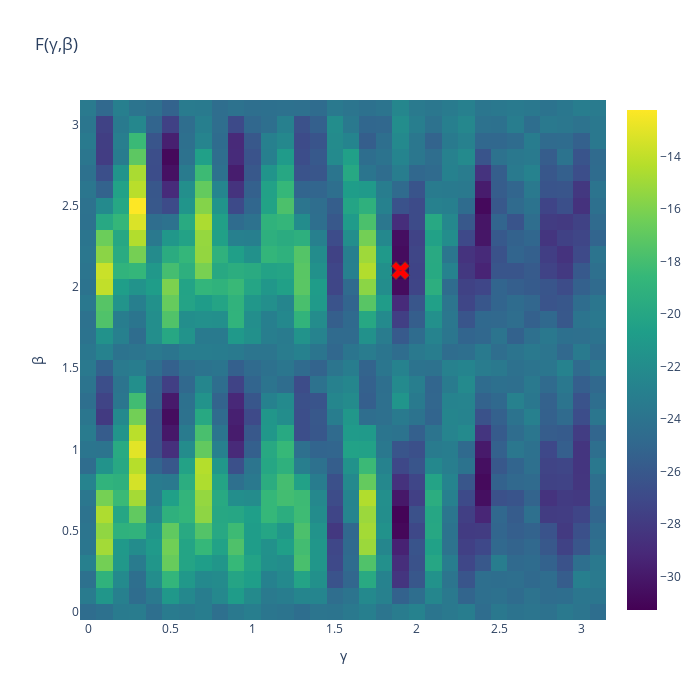

The notebook cell saved with this chart:
### Code cell
# Plot Heatmap 
fig = go.Figure(data=go.Heatmap(z=landscape, x=b_beta, y=a_gamma, type = 'heatmap', colorscale = 'viridis'))

# Update Layout
fig.update_layout(title="F(γ,β)", width=700, height=700, yaxis_title="β", xaxis_title="γ")

# Display Global Minimium 
fig.add_trace(
    go.Scatter(mode="markers", x=[opt_beta], y=[opt_gamma], marker_symbol=[204], text = [landscape[gamma,beta]],
                   marker_color="red",  hovertemplate="x: %{x}<br>y: %{y}<br> z: %{text:.2f}<extra></extra>", 
                   marker_line_width=1, marker_size=16))

### Figure 1 — Plotly figure (JSON) as saved in the notebook; plotly's stock layout.template omitted (floating-point values rounded to 4 significant figures; data arrays with more than 128 entries replaced by an {"elided": "..."} marker saying what was removed)
{"data": [{"colorscale": [[0, "#440154"], [0.1111, "#482878"], [0.2222, "#3e4989"], [0.3333, "#31688e"], [0.4444, "#26828e"], [0.5556, "#1f9e89"], [0.6667, "#35b779"], [0.7778, "#6ece58"], [0.8889, "#b5de2b"], [1, "#fde725"]], "type": "heatmap", "x": [0, 0.1, 0.2, 0.3, 0.4, 0.5, 0.6, 0.7, 0.8, 0.9, 1, 1.1, 1.2, 1.3, 1.4, 1.5, 1.6, 1.7, 1.8, 1.9, 2, 2.1, 2.2, 2.3, 2.4, 2.5, 2.6, 2.7, 2.8, 2.9, 3, 3.1], "y": [0, 0.1, 0.2, 0.3, 0.4, 0.5, 0.6, 0.7, 0.8, 0.9, 1, 1.1, 1.2, 1.3, 1.4, 1.5, 1.6, 1.7, 1.8, 1.9, 2, 2.1, 2.2, 2.3, 2.4, 2.5, 2.6, 2.7, 2.8, 2.9, 3, 3.1], "z": {"elided": "32x32 float values"}}, {"hovertemplate": "x: %{x}<br>y: %{y}<br> z: %{text:.2f}<extra></extra>", "marker": {"color": "red", "line": {"width": 1}, "size": 16, "symbol": [204]}, "mode": "markers", "text": ["-31.277920087760318"], "type": "scatter", "x": [1.9], "y": [2.1]}], "layout": {"height": 700, "title": {"text": "F(γ,β)"}, "width": 700, "xaxis": {"title": {"text": "γ"}}, "yaxis": {"title": {"text": "β"}}}}
